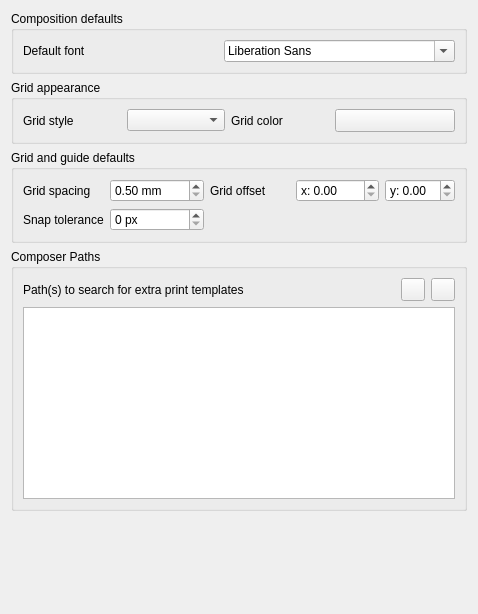
             <widget class="QWidget" name="mOptionsScrollAreaContents_12">
              <property name="geometry">
               <rect>
                <x>0</x>
                <y>0</y>
                <width>478</width>
                <height>614</height>
               </rect>
              </property>
              <layout class="QVBoxLayout" name="verticalLayout_39">
               <item>
                <widget class="QgsCollapsibleGroupBox" name="groupBox_3">
                 <property name="enabled">
                  <bool>true</bool>
                 </property>
                 <property name="title">
                  <string>Composition defaults</string>
                 </property>
                 <layout class="QGridLayout" name="gridLayout_8">
                  <item row="1" column="0">
                   <layout class="QHBoxLayout" name="horizontalLayout_39">
                    <item>
                     <widget class="QLabel" name="label_60">
                      <property name="text">
                       <string>Default font</string>
                      </property>
                     </widget>
                    </item>
                    <item>
                     <widget class="QFontComboBox" name="mComposerFontComboBox"/>
                    </item>
                   </layout>
                  </item>
                 </layout>
                </widget>
               </item>
               <item>
                <widget class="QgsCollapsibleGroupBox" name="groupBox_23">
                 <property name="title">
                  <string>Grid appearance</string>
                 </property>
                 <layout class="QGridLayout" name="gridLayout_9">
                  <item row="0" column="0">
                   <widget class="QLabel" name="label_66">
                    <property name="text">
                     <string>Grid style</string>
                    </property>
                   </widget>
                  </item>
                  <item row="0" column="2">
                   <widget class="QComboBox" name="mGridStyleComboBox"/>
                  </item>
                  <item row="0" column="3">
                   <widget class="QLabel" name="label_4">
                    <property name="text">
                     <string>Grid color</string>
                    </property>
                   </widget>
                  </item>
                  <item row="0" column="4">
                   <widget class="QgsColorButton" name="mGridColorButton">
                    <property name="minimumSize">
                     <size>
                      <width>120</width>
                      <height>0</height>
                     </size>
                    </property>
                    <property name="maximumSize">
                     <size>
                      <width>120</width>
                      <height>16777215</height>
                     </size>
                    </property>
                    <property name="text">
                     <string/>
                    </property>
                   </widget>
                  </item>
                 </layout>
                </widget>
               </item>
               <item>
                <widget class="QgsCollapsibleGroupBox" name="groupBox_24">
                 <property name="title">
                  <string>Grid and guide defaults</string>
                 </property>
                 <layout class="QGridLayout" name="gridLayout_11">
                  <item row="0" column="0">
                   <widget class="QLabel" name="label_61">
                    <property name="text">
                     <string>Grid spacing</string>
                    </property>
                   </widget>
                  </item>
                  <item row="0" column="1">
                   <widget class="QDoubleSpinBox" name="mGridResolutionSpinBox">
                    <property name="suffix">
                     <string> mm</string>
                    </property>
                    <property name="minimum">
                     <double>0.500000000000000</double>
                    </property>
                    <property name="maximum">
                     <double>9999.000000000000000</double>
                    </property>
                   </widget>
                  </item>
                  <item row="0" column="2">
                   <widget class="QLabel" name="label_63">
                    <property name="text">
                     <string>Grid offset</string>
                    </property>
                    <property name="wordWrap">
                     <bool>true</bool>
                    </property>
                   </widget>
                  </item>
                  <item row="0" column="3">
                   <layout class="QHBoxLayout" name="horizontalLayout_36">
                    <item>
                     <widget class="QDoubleSpinBox" name="mOffsetXSpinBox">
                      <property name="prefix">
                       <string>x: </string>
                      </property>
                      <property name="maximum">
                       <double>9999.000000000000000</double>
                      </property>
                     </widget>
                    </item>
                    <item>
                     <widget class="QDoubleSpinBox" name="mOffsetYSpinBox">
                      <property name="prefix">
                       <string>y: </string>
                      </property>
                      <property name="suffix">
                       <string/>
                      </property>
                     </widget>
                    </item>
                   </layout>
                  </item>
                  <item row="1" column="0">
                   <widget class="QLabel" name="label_62">
                    <property name="text">
                     <string>Snap tolerance</string>
                    </property>
                   </widget>
                  </item>
                  <item row="1" column="1">
                   <widget class="QSpinBox" name="mSnapToleranceSpinBox">
                    <property name="suffix">
                     <string> px</string>
                    </property>
                    <property name="maximum">
                     <number>200</number>
                    </property>
                   </widget>
                  </item>
                 </layout>
                </widget>
               </item>
               <item>
                <widget class="QgsCollapsibleGroupBox" name="groupBox_27">
                 <property name="title">
                  <string>Composer Paths</string>
                 </property>
                 <layout class="QGridLayout" name="_7">
                  <item row="0" column="0">
                   <widget class="QLabel" name="mSVGLabel_3">
                    <property name="text">
                     <string>Path(s) to search for extra print templates</string>
                    </property>
                   </widget>
                  </item>
                  <item row="0" column="1">
                   <spacer>
                    <property name="orientation">
                     <enum>Qt::Horizontal</enum>
                    </property>
                    <property name="sizeHint" stdset="0">
                     <size>
                      <width>31</width>
                      <height>20</height>
                     </size>
                    </property>
                   </spacer>
                  </item>
                  <item row="0" column="2">
                   <widget class="QToolButton" name="mBtnAddTemplatePath">
                    <property name="toolTip">
                     <string>Add new path</string>
                    </property>
                    <property name="text">
                     <string/>
                    </property>
                    <property name="icon">
                     <iconset resource="../../images/images.qrc">
                      <normaloff>:/images/themes/default/symbologyAdd.svg</normaloff>:/images/themes/default/symbologyAdd.svg</iconset>
                    </property>
                   </widget>
                  </item>
                  <item row="0" column="3">
                   <widget class="QToolButton" name="mBtnRemoveTemplatePath">
                    <property name="toolTip">
                     <string>Remove path</string>
                    </property>
                    <property name="text">
                     <string/>
                    </property>
                    <property name="icon">
                     <iconset resource="../../images/images.qrc">
                      <normaloff>:/images/themes/default/symbologyRemove.svg</normaloff>:/images/themes/default/symbologyRemove.svg</iconset>
                    </property>
                   </widget>
                  </item>
                  <item row="1" column="0" colspan="4">
                   <widget class="QListWidget" name="mListComposerTemplatePaths">
                    <property name="minimumSize">
                     <size>
                      <width>0</width>
                      <height>120</height>
                     </size>
                    </property>
                   </widget>
                  </item>
                 </layout>
                </widget>
               </item>
               <item>
                <spacer name="verticalSpacer_10">
                 <property name="orientation">
                  <enum>Qt::Vertical</enum>
                 </property>
                 <property name="sizeHint" stdset="0">
                  <size>
                   <width>20</width>
                   <height>40</height>
                  </size>
                 </property>
                </spacer>
               </item>
              </layout>
             </widget>
